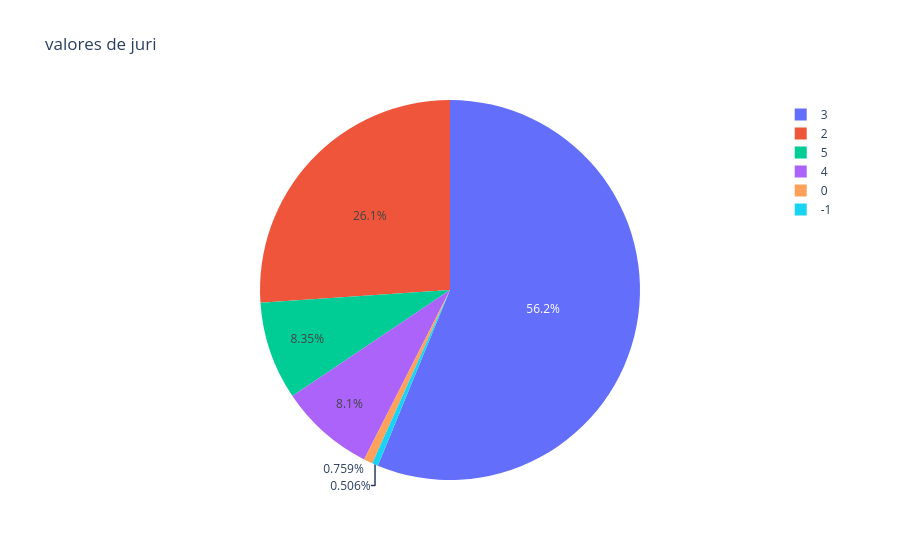

The code cell stored with this chart in its notebook:
### Code cell
count = areas["jap"].value_counts()
grafico = px.pie(data_frame = count, values = count.values, names = count.index, title = "valores de juri")
grafico.show()

### Figure 1 — Plotly figure (JSON) as saved in the notebook; plotly's stock layout.template omitted (floating-point values rounded to 4 significant figures)
{"data": [{"domain": {"x": [0, 1], "y": [0, 1]}, "hovertemplate": "label=%{label}<br>value=%{value}<extra></extra>", "labels": [3, 2, 5, 4, 0, -1], "legendgroup": "", "name": "", "showlegend": true, "type": "pie", "values": [222, 103, 33, 32, 3, 2]}], "layout": {"legend": {"tracegroupgap": 0}, "title": {"text": "valores de juri"}}}
